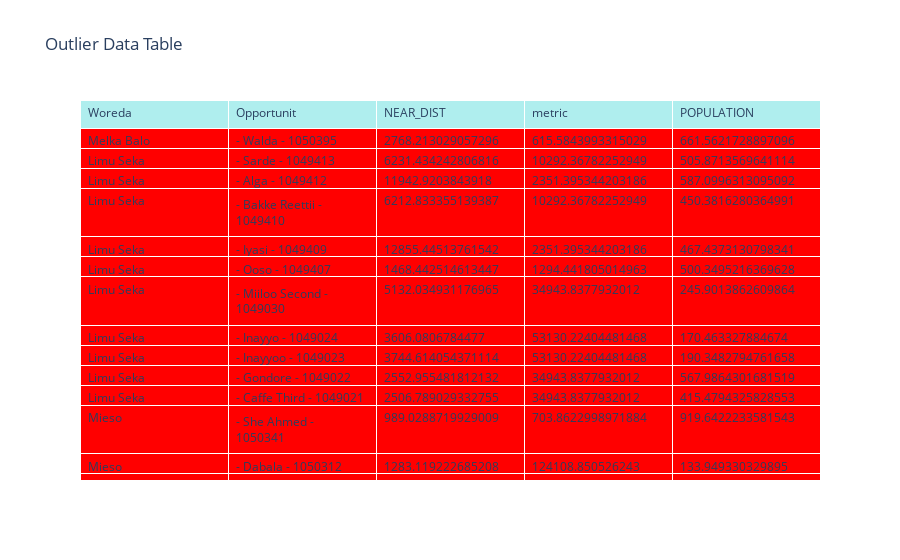

Here is the notebook cell this chart was saved with:
### Code cell
import plotly.graph_objects as go
import pandas as pd

# Assuming you already defined the DataFrame 'df' and calculated outliers

# Concatenate outliers from different variables into one DataFrame
outlier_table = pd.concat([outliers_near_dist, outliers_metric, outliers_population])

# Add the 'Woreda' column from the original DataFrame 'df' to the outlier table
outlier_table['Woreda'] = df.loc[outlier_table.index, 'Woreda']

# Create a table trace
table_trace = go.Table(
    header=dict(values=['Woreda', 'Opportunit', 'NEAR_DIST', 'metric', 'POPULATION'],
                fill_color='paleturquoise',
                align='left'),
    cells=dict(values=[outlier_table['Woreda'], outlier_table['Opportunit'], outlier_table['NEAR_DIST'], outlier_table['metric'], outlier_table['POPULATION']],
               fill=dict(color=[outlier_table['metric'].apply(lambda x: 'green' if x in outliers_metric['metric'].values else 'orange' if x in outliers_population['metric'].values else 'red')]),
               align='left')
)

# Layout for the table
table_layout = go.Layout(
    title='Outlier Data Table'
)

# Add the table trace to the figure
fig_with_table = go.Figure(data=[table_trace], layout=table_layout)

# Display the table
fig_with_table.show()

### Figure 1 — Plotly figure (JSON) as saved in the notebook; plotly's stock layout.template omitted (floating-point values rounded to 4 significant figures; data arrays with more than 128 entries replaced by an {"elided": "..."} marker saying what was removed)
{"data": [{"cells": {"align": "left", "fill": {"color": [["red", "red", "red", "red", "red", "red", "red", "red", "red", "red", "red", "red", "red", "red", "orange", "red", "green", "green", "green", "green", "green", "green", "green", "green", "green", "green", "green", "green", "green", "green", "green", "green", "green", "green", "green", "green", "green", "green", "orange", "orange", "orange", "orange", "orange", "orange", "orange", "orange", "orange", "green", "green", "orange", "orange", "orange", "orange", "orange", "orange", "green", "orange", "green"]]}, "values": {"elided": "5x58 mixed values"}}, "header": {"align": "left", "fill": {"color": "paleturquoise"}, "values": ["Woreda", "Opportunit", "NEAR_DIST", "metric", "POPULATION"]}, "type": "table"}], "layout": {"title": {"text": "Outlier Data Table"}}}
